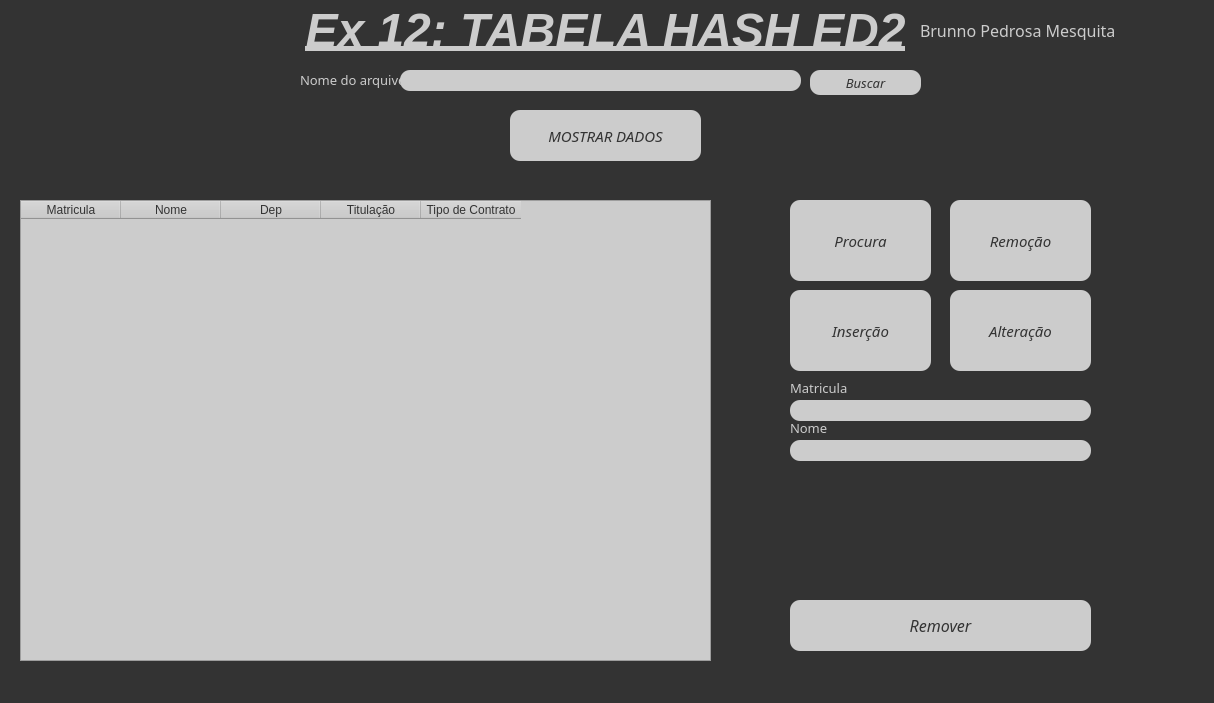
<?xml version="1.0" encoding="UTF-8"?>
<ui version="4.0">
 <class>MainWindow</class>
 <widget class="QMainWindow" name="MainWindow">
  <property name="geometry">
   <rect>
    <x>0</x>
    <y>0</y>
    <width>1214</width>
    <height>703</height>
   </rect>
  </property>
  <property name="windowTitle">
   <string>MainWindow</string>
  </property>
  <property name="styleSheet">
   <string notr="true">background-color:#333333;</string>
  </property>
  <widget class="QWidget" name="centralwidget">
   <widget class="QLabel" name="label">
    <property name="geometry">
     <rect>
      <x>300</x>
      <y>-10</y>
      <width>611</width>
      <height>81</height>
     </rect>
    </property>
    <property name="styleSheet">
     <string notr="true"/>
    </property>
    <property name="text">
     <string>&lt;html&gt;&lt;head/&gt;&lt;body&gt;&lt;p&gt;&lt;span style=&quot; font-size:36pt; font-weight:700; font-style:italic; text-decoration: underline; color:#CCCCCC;&quot;&gt;Ex 12: TABELA HASH ED2&lt;/span&gt;&lt;/p&gt;&lt;/body&gt;&lt;/html&gt;</string>
    </property>
    <property name="alignment">
     <set>Qt::AlignCenter</set>
    </property>
   </widget>
   <widget class="QPushButton" name="pushButtonBuscarNomeArquivo">
    <property name="geometry">
     <rect>
      <x>810</x>
      <y>70</y>
      <width>111</width>
      <height>25</height>
     </rect>
    </property>
    <property name="font">
     <font>
      <family>Franklin Gothic Demi</family>
      <pointsize>10</pointsize>
      <italic>true</italic>
      <bold>false</bold>
     </font>
    </property>
    <property name="cursor">
     <cursorShape>PointingHandCursor</cursorShape>
    </property>
    <property name="layoutDirection">
     <enum>Qt::LeftToRight</enum>
    </property>
    <property name="styleSheet">
     <string notr="true">background-color:#CCCCCC;
border-color:rgb(149, 0, 255);
color:#333333;

border-radius:10px;</string>
    </property>
    <property name="text">
     <string>Buscar</string>
    </property>
    <property name="checkable">
     <bool>false</bool>
    </property>
   </widget>
   <widget class="QPushButton" name="pushButton_EncontrarBS">
    <property name="enabled">
     <bool>false</bool>
    </property>
    <property name="geometry">
     <rect>
      <x>790</x>
      <y>200</y>
      <width>141</width>
      <height>81</height>
     </rect>
    </property>
    <property name="font">
     <font>
      <family>Franklin Gothic Demi</family>
      <pointsize>11</pointsize>
      <italic>true</italic>
     </font>
    </property>
    <property name="cursor">
     <cursorShape>PointingHandCursor</cursorShape>
    </property>
    <property name="layoutDirection">
     <enum>Qt::RightToLeft</enum>
    </property>
    <property name="styleSheet">
     <string notr="true">background-color:#CCCCCC;
border-color:rgb(149, 0, 255);
color:#333333;

border-radius:10px;</string>
    </property>
    <property name="text">
     <string>Procura</string>
    </property>
    <property name="icon">
     <iconset>
      <normaloff>../../Projetos do qt/icons/magnifier.png</normaloff>../../Projetos do qt/icons/magnifier.png</iconset>
    </property>
   </widget>
   <widget class="QLabel" name="label_2">
    <property name="geometry">
     <rect>
      <x>300</x>
      <y>70</y>
      <width>101</width>
      <height>20</height>
     </rect>
    </property>
    <property name="font">
     <font>
      <family>Franklin Gothic Demi</family>
      <pointsize>10</pointsize>
     </font>
    </property>
    <property name="styleSheet">
     <string notr="true">
color:#CCCCCC;
</string>
    </property>
    <property name="text">
     <string>Nome do arquivo:</string>
    </property>
   </widget>
   <widget class="QTableWidget" name="tableWidget">
    <property name="geometry">
     <rect>
      <x>20</x>
      <y>200</y>
      <width>691</width>
      <height>461</height>
     </rect>
    </property>
    <property name="font">
     <font>
      <family>Franklin Gothic Demi</family>
      <pointsize>11</pointsize>
     </font>
    </property>
    <property name="styleSheet">
     <string notr="true">background-color:#CCCCCC;
border-color:rgb(149, 0, 255);
color:#333333;

</string>
    </property>
    <column>
     <property name="text">
      <string>Matricula</string>
     </property>
    </column>
    <column>
     <property name="text">
      <string>Nome</string>
     </property>
    </column>
    <column>
     <property name="text">
      <string>Dep</string>
     </property>
    </column>
    <column>
     <property name="text">
      <string>Titulação</string>
     </property>
    </column>
    <column>
     <property name="text">
      <string>Tipo de Contrato</string>
     </property>
    </column>
   </widget>
   <widget class="QPushButton" name="pushButtonMostrarDados">
    <property name="enabled">
     <bool>false</bool>
    </property>
    <property name="geometry">
     <rect>
      <x>510</x>
      <y>110</y>
      <width>191</width>
      <height>51</height>
     </rect>
    </property>
    <property name="font">
     <font>
      <family>Franklin Gothic Demi</family>
      <pointsize>11</pointsize>
      <italic>true</italic>
      <underline>false</underline>
     </font>
    </property>
    <property name="cursor">
     <cursorShape>PointingHandCursor</cursorShape>
    </property>
    <property name="layoutDirection">
     <enum>Qt::RightToLeft</enum>
    </property>
    <property name="styleSheet">
     <string notr="true">background-color:#CCCCCC;
border-color:rgb(149, 0, 255);
color:#333333;

border-radius:10px;</string>
    </property>
    <property name="text">
     <string>MOSTRAR DADOS</string>
    </property>
    <property name="icon">
     <iconset>
      <normaloff>../../Projetos do qt/icons/show.png</normaloff>../../Projetos do qt/icons/show.png</iconset>
    </property>
    <property name="iconSize">
     <size>
      <width>30</width>
      <height>30</height>
     </size>
    </property>
   </widget>
   <widget class="QLineEdit" name="lineEditNomeDoArquivo">
    <property name="geometry">
     <rect>
      <x>400</x>
      <y>70</y>
      <width>401</width>
      <height>21</height>
     </rect>
    </property>
    <property name="font">
     <font>
      <family>Cairo black</family>
      <pointsize>12</pointsize>
      <italic>false</italic>
      <bold>false</bold>
     </font>
    </property>
    <property name="styleSheet">
     <string notr="true">background-color:#CCCCCC;
border-color:rgb(149, 0, 255);
color:#333333;

border-radius:10px;</string>
    </property>
    <property name="text">
     <string/>
    </property>
   </widget>
   <widget class="QPushButton" name="pushButton_RemoverBS">
    <property name="enabled">
     <bool>false</bool>
    </property>
    <property name="geometry">
     <rect>
      <x>950</x>
      <y>200</y>
      <width>141</width>
      <height>81</height>
     </rect>
    </property>
    <property name="font">
     <font>
      <family>Franklin Gothic Demi</family>
      <pointsize>11</pointsize>
      <italic>true</italic>
     </font>
    </property>
    <property name="cursor">
     <cursorShape>PointingHandCursor</cursorShape>
    </property>
    <property name="layoutDirection">
     <enum>Qt::RightToLeft</enum>
    </property>
    <property name="styleSheet">
     <string notr="true">background-color:#CCCCCC;
border-color:rgb(149, 0, 255);
color:#333333;

border-radius:10px;</string>
    </property>
    <property name="text">
     <string>Remoção</string>
    </property>
    <property name="icon">
     <iconset>
      <normaloff>../../Projetos do qt/icons/remove.png</normaloff>../../Projetos do qt/icons/remove.png</iconset>
    </property>
   </widget>
   <widget class="QPushButton" name="pushButton_InserirBS">
    <property name="enabled">
     <bool>false</bool>
    </property>
    <property name="geometry">
     <rect>
      <x>790</x>
      <y>290</y>
      <width>141</width>
      <height>81</height>
     </rect>
    </property>
    <property name="font">
     <font>
      <family>Franklin Gothic Demi</family>
      <pointsize>11</pointsize>
      <italic>true</italic>
     </font>
    </property>
    <property name="cursor">
     <cursorShape>PointingHandCursor</cursorShape>
    </property>
    <property name="layoutDirection">
     <enum>Qt::RightToLeft</enum>
    </property>
    <property name="styleSheet">
     <string notr="true">background-color:#CCCCCC;
border-color:rgb(149, 0, 255);
color:#333333;

border-radius:10px;</string>
    </property>
    <property name="text">
     <string>Inserção</string>
    </property>
    <property name="icon">
     <iconset>
      <normaloff>../../Projetos do qt/icons/add.png</normaloff>../../Projetos do qt/icons/add.png</iconset>
    </property>
   </widget>
   <widget class="QPushButton" name="pushButton_AlterarBS">
    <property name="enabled">
     <bool>false</bool>
    </property>
    <property name="geometry">
     <rect>
      <x>950</x>
      <y>290</y>
      <width>141</width>
      <height>81</height>
     </rect>
    </property>
    <property name="font">
     <font>
      <family>Franklin Gothic Demi</family>
      <pointsize>11</pointsize>
      <italic>true</italic>
     </font>
    </property>
    <property name="cursor">
     <cursorShape>PointingHandCursor</cursorShape>
    </property>
    <property name="layoutDirection">
     <enum>Qt::RightToLeft</enum>
    </property>
    <property name="styleSheet">
     <string notr="true">background-color:#CCCCCC;
border-color:rgb(149, 0, 255);
color:#333333;

border-radius:10px;</string>
    </property>
    <property name="text">
     <string>Alteração</string>
    </property>
    <property name="icon">
     <iconset>
      <normaloff>../../Projetos do qt/icons/pen.png</normaloff>../../Projetos do qt/icons/pen.png</iconset>
    </property>
   </widget>
   <widget class="QStackedWidget" name="stackedWidget">
    <property name="geometry">
     <rect>
      <x>790</x>
      <y>590</y>
      <width>301</width>
      <height>91</height>
     </rect>
    </property>
    <property name="currentIndex">
     <number>3</number>
    </property>
    <widget class="QWidget" name="page"/>
    <widget class="QWidget" name="page_inserir">
     <widget class="QPushButton" name="pushButton_Inserir">
      <property name="geometry">
       <rect>
        <x>0</x>
        <y>10</y>
        <width>301</width>
        <height>51</height>
       </rect>
      </property>
      <property name="font">
       <font>
        <family>Franklin Gothic Demi</family>
        <pointsize>12</pointsize>
        <italic>true</italic>
        <bold>false</bold>
       </font>
      </property>
      <property name="cursor">
       <cursorShape>PointingHandCursor</cursorShape>
      </property>
      <property name="styleSheet">
       <string notr="true">background-color:#CCCCCC;
border-color:rgb(149, 0, 255);
color:#333333;

border-radius:10px;</string>
      </property>
      <property name="text">
       <string>Inserir</string>
      </property>
     </widget>
    </widget>
    <widget class="QWidget" name="page_alterar">
     <widget class="QPushButton" name="pushButton_Alterar">
      <property name="geometry">
       <rect>
        <x>0</x>
        <y>10</y>
        <width>301</width>
        <height>51</height>
       </rect>
      </property>
      <property name="font">
       <font>
        <family>Franklin Gothic Demi</family>
        <pointsize>12</pointsize>
        <italic>true</italic>
        <bold>false</bold>
       </font>
      </property>
      <property name="cursor">
       <cursorShape>PointingHandCursor</cursorShape>
      </property>
      <property name="styleSheet">
       <string notr="true">background-color:#CCCCCC;
border-color:rgb(149, 0, 255);
color:#333333;

border-radius:10px;</string>
      </property>
      <property name="text">
       <string>Alterar</string>
      </property>
     </widget>
    </widget>
    <widget class="QWidget" name="page_remover">
     <widget class="QPushButton" name="pushButton_Remover">
      <property name="geometry">
       <rect>
        <x>0</x>
        <y>10</y>
        <width>301</width>
        <height>51</height>
       </rect>
      </property>
      <property name="font">
       <font>
        <family>Franklin Gothic Demi</family>
        <pointsize>12</pointsize>
        <italic>true</italic>
       </font>
      </property>
      <property name="cursor">
       <cursorShape>PointingHandCursor</cursorShape>
      </property>
      <property name="styleSheet">
       <string notr="true">background-color:#CCCCCC;
border-color:rgb(149, 0, 255);
color:#333333;

border-radius:10px;</string>
      </property>
      <property name="text">
       <string>Remover</string>
      </property>
     </widget>
    </widget>
    <widget class="QWidget" name="page_procurar">
     <property name="cursor">
      <cursorShape>ArrowCursor</cursorShape>
     </property>
     <widget class="QPushButton" name="pushButton_Encontrar">
      <property name="geometry">
       <rect>
        <x>0</x>
        <y>10</y>
        <width>301</width>
        <height>51</height>
       </rect>
      </property>
      <property name="font">
       <font>
        <family>Franklin Gothic Demi</family>
        <pointsize>12</pointsize>
        <italic>true</italic>
       </font>
      </property>
      <property name="cursor">
       <cursorShape>PointingHandCursor</cursorShape>
      </property>
      <property name="styleSheet">
       <string notr="true">background-color:#CCCCCC;
border-color:rgb(149, 0, 255);
color:#333333;

border-radius:10px;</string>
      </property>
      <property name="text">
       <string>Procurar</string>
      </property>
     </widget>
    </widget>
   </widget>
   <widget class="QStackedWidget" name="stackedWidget_2">
    <property name="geometry">
     <rect>
      <x>790</x>
      <y>380</y>
      <width>301</width>
      <height>91</height>
     </rect>
    </property>
    <property name="currentIndex">
     <number>1</number>
    </property>
    <widget class="QWidget" name="page_0"/>
    <widget class="QWidget" name="page_Nome_Matricula">
     <widget class="QLabel" name="label_12">
      <property name="geometry">
       <rect>
        <x>0</x>
        <y>40</y>
        <width>261</width>
        <height>16</height>
       </rect>
      </property>
      <property name="font">
       <font>
        <family>Franklin Gothic Demi</family>
        <pointsize>10</pointsize>
       </font>
      </property>
      <property name="styleSheet">
       <string notr="true">color:#CCCCCC;
</string>
      </property>
      <property name="text">
       <string>Nome</string>
      </property>
     </widget>
     <widget class="QLineEdit" name="lineEdit_Nome">
      <property name="enabled">
       <bool>true</bool>
      </property>
      <property name="geometry">
       <rect>
        <x>0</x>
        <y>60</y>
        <width>301</width>
        <height>21</height>
       </rect>
      </property>
      <property name="font">
       <font>
        <family>Franklin Gothic Demi</family>
        <pointsize>10</pointsize>
       </font>
      </property>
      <property name="styleSheet">
       <string notr="true">background-color:#CCCCCC;
border-color:rgb(149, 0, 255);
color:#333333;

border-radius:10px;</string>
      </property>
     </widget>
     <widget class="QLabel" name="label_13">
      <property name="geometry">
       <rect>
        <x>0</x>
        <y>0</y>
        <width>301</width>
        <height>16</height>
       </rect>
      </property>
      <property name="font">
       <font>
        <family>Franklin Gothic Demi</family>
        <pointsize>10</pointsize>
       </font>
      </property>
      <property name="styleSheet">
       <string notr="true">color:#CCCCCC;
</string>
      </property>
      <property name="text">
       <string>Matricula</string>
      </property>
     </widget>
     <widget class="QLineEdit" name="lineEdit_Mat">
      <property name="enabled">
       <bool>true</bool>
      </property>
      <property name="geometry">
       <rect>
        <x>0</x>
        <y>20</y>
        <width>301</width>
        <height>21</height>
       </rect>
      </property>
      <property name="font">
       <font>
        <family>Franklin Gothic Demi</family>
        <pointsize>10</pointsize>
       </font>
      </property>
      <property name="styleSheet">
       <string notr="true">background-color:#CCCCCC;
border-color:rgb(149, 0, 255);
color:#333333;

border-radius:10px;</string>
      </property>
     </widget>
    </widget>
   </widget>
   <widget class="QLabel" name="label_6">
    <property name="geometry">
     <rect>
      <x>0</x>
      <y>-20</y>
      <width>171</width>
      <height>211</height>
     </rect>
    </property>
    <property name="text">
     <string/>
    </property>
    <property name="pixmap">
     <pixmap>../../../Pictures/assinaturas-escolas-pucgoias.png</pixmap>
    </property>
    <property name="scaledContents">
     <bool>false</bool>
    </property>
   </widget>
   <widget class="QLabel" name="label_7">
    <property name="geometry">
     <rect>
      <x>920</x>
      <y>20</y>
      <width>201</width>
      <height>20</height>
     </rect>
    </property>
    <property name="font">
     <font>
      <family>Franklin Gothic Demi</family>
      <pointsize>12</pointsize>
     </font>
    </property>
    <property name="styleSheet">
     <string notr="true">color:#CCCCCC;</string>
    </property>
    <property name="text">
     <string>Brunno Pedrosa Mesquita</string>
    </property>
   </widget>
   <widget class="QStackedWidget" name="stackedWidget_3">
    <property name="geometry">
     <rect>
      <x>790</x>
      <y>469</y>
      <width>301</width>
      <height>131</height>
     </rect>
    </property>
    <widget class="QWidget" name="page_2"/>
    <widget class="QWidget" name="page_ativado">
     <widget class="QLabel" name="label_14">
      <property name="geometry">
       <rect>
        <x>0</x>
        <y>0</y>
        <width>301</width>
        <height>16</height>
       </rect>
      </property>
      <property name="font">
       <font>
        <family>Franklin Gothic Demi</family>
        <pointsize>10</pointsize>
       </font>
      </property>
      <property name="styleSheet">
       <string notr="true">color:#CCCCCC;
</string>
      </property>
      <property name="text">
       <string>Departamento</string>
      </property>
     </widget>
     <widget class="QComboBox" name="comboBox_Dep">
      <property name="enabled">
       <bool>true</bool>
      </property>
      <property name="geometry">
       <rect>
        <x>0</x>
        <y>20</y>
        <width>301</width>
        <height>16</height>
       </rect>
      </property>
      <property name="font">
       <font>
        <family>Franklin Gothic Demi</family>
        <pointsize>10</pointsize>
       </font>
      </property>
      <property name="styleSheet">
       <string notr="true">background-color:#CCCCCC;
border-color:rgb(149, 0, 255);
color:#333333;

border-radius:10px;</string>
      </property>
     </widget>
     <widget class="QLabel" name="label_15">
      <property name="geometry">
       <rect>
        <x>0</x>
        <y>40</y>
        <width>301</width>
        <height>16</height>
       </rect>
      </property>
      <property name="font">
       <font>
        <family>Franklin Gothic Demi</family>
        <pointsize>10</pointsize>
       </font>
      </property>
      <property name="styleSheet">
       <string notr="true">color:#CCCCCC;
</string>
      </property>
      <property name="text">
       <string>Titulação</string>
      </property>
     </widget>
     <widget class="QComboBox" name="comboBox_Tit">
      <property name="enabled">
       <bool>true</bool>
      </property>
      <property name="geometry">
       <rect>
        <x>0</x>
        <y>60</y>
        <width>301</width>
        <height>16</height>
       </rect>
      </property>
      <property name="font">
       <font>
        <family>Franklin Gothic Demi</family>
        <pointsize>10</pointsize>
       </font>
      </property>
      <property name="styleSheet">
       <string notr="true">background-color:#CCCCCC;
border-color:rgb(149, 0, 255);
color:#333333;

border-radius:10px;</string>
      </property>
     </widget>
     <widget class="QLabel" name="label_16">
      <property name="geometry">
       <rect>
        <x>0</x>
        <y>80</y>
        <width>301</width>
        <height>16</height>
       </rect>
      </property>
      <property name="font">
       <font>
        <family>Franklin Gothic Demi</family>
        <pointsize>10</pointsize>
       </font>
      </property>
      <property name="styleSheet">
       <string notr="true">color:#CCCCCC;
</string>
      </property>
      <property name="text">
       <string>Tipo de Contrato</string>
      </property>
     </widget>
     <widget class="QComboBox" name="comboBox_Tip">
      <property name="enabled">
       <bool>true</bool>
      </property>
      <property name="geometry">
       <rect>
        <x>0</x>
        <y>100</y>
        <width>301</width>
        <height>16</height>
       </rect>
      </property>
      <property name="font">
       <font>
        <family>Franklin Gothic Demi</family>
        <pointsize>10</pointsize>
       </font>
      </property>
      <property name="styleSheet">
       <string notr="true">background-color:#CCCCCC;
border-color:rgb(149, 0, 255);
color:#333333;

border-radius:10px;</string>
      </property>
     </widget>
    </widget>
   </widget>
  </widget>
  <widget class="QMenuBar" name="menubar">
   <property name="geometry">
    <rect>
     <x>0</x>
     <y>0</y>
     <width>1214</width>
     <height>21</height>
    </rect>
   </property>
   <property name="styleSheet">
    <string notr="true">color:#CCCCCC;</string>
   </property>
  </widget>
  <widget class="QStatusBar" name="statusbar">
   <property name="styleSheet">
    <string notr="true">color:#CCCCCC;</string>
   </property>
  </widget>
 </widget>
 <resources/>
 <connections/>
</ui>
